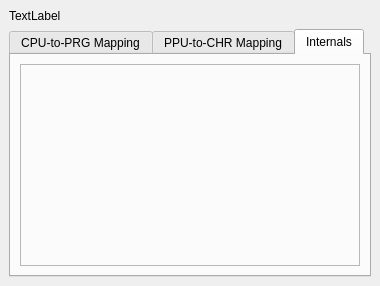
<?xml version="1.0" encoding="UTF-8"?>
<ui version="4.0">
 <class>MapperInformationDockWidget</class>
 <widget class="QDockWidget" name="MapperInformationDockWidget">
  <property name="geometry">
   <rect>
    <x>0</x>
    <y>0</y>
    <width>380</width>
    <height>286</height>
   </rect>
  </property>
  <property name="windowTitle">
   <string>Cartridge Mapper Information</string>
  </property>
  <widget class="QWidget" name="dockWidgetContents">
   <layout class="QGridLayout" name="gridLayout">
    <item row="0" column="0">
     <widget class="QLabel" name="info">
      <property name="frameShape">
       <enum>QFrame::NoFrame</enum>
      </property>
      <property name="frameShadow">
       <enum>QFrame::Sunken</enum>
      </property>
      <property name="lineWidth">
       <number>1</number>
      </property>
      <property name="text">
       <string>TextLabel</string>
      </property>
     </widget>
    </item>
    <item row="1" column="0">
     <widget class="QTabWidget" name="tabWidget">
      <property name="currentIndex">
       <number>2</number>
      </property>
      <widget class="QWidget" name="prgBanking">
       <attribute name="title">
        <string>CPU-to-PRG Mapping</string>
       </attribute>
       <layout class="QGridLayout" name="gridLayout_3">
        <item row="0" column="0">
         <widget class="QLabel" name="label">
          <property name="text">
           <string>8000 - 9FFF:</string>
          </property>
         </widget>
        </item>
        <item row="0" column="1">
         <widget class="QLabel" name="label_2">
          <property name="text">
           <string>A000 - BFFF:</string>
          </property>
         </widget>
        </item>
        <item row="1" column="0">
         <widget class="QLineEdit" name="prg0">
          <property name="readOnly">
           <bool>true</bool>
          </property>
         </widget>
        </item>
        <item row="1" column="1">
         <widget class="QLineEdit" name="prg1">
          <property name="readOnly">
           <bool>true</bool>
          </property>
         </widget>
        </item>
        <item row="2" column="0">
         <widget class="QLabel" name="label_3">
          <property name="text">
           <string>C000 - DFFF:</string>
          </property>
         </widget>
        </item>
        <item row="2" column="1">
         <widget class="QLabel" name="label_4">
          <property name="text">
           <string>E000 - FFFF:</string>
          </property>
         </widget>
        </item>
        <item row="3" column="0">
         <widget class="QLineEdit" name="prg2">
          <property name="readOnly">
           <bool>true</bool>
          </property>
         </widget>
        </item>
        <item row="3" column="1">
         <widget class="QLineEdit" name="prg3">
          <property name="readOnly">
           <bool>true</bool>
          </property>
         </widget>
        </item>
        <item row="4" column="0" colspan="2">
         <spacer name="verticalSpacer">
          <property name="orientation">
           <enum>Qt::Vertical</enum>
          </property>
          <property name="sizeHint" stdset="0">
           <size>
            <width>20</width>
            <height>40</height>
           </size>
          </property>
         </spacer>
        </item>
       </layout>
      </widget>
      <widget class="QWidget" name="chrBanking">
       <attribute name="title">
        <string>PPU-to-CHR Mapping</string>
       </attribute>
       <layout class="QGridLayout" name="gridLayout_2">
        <item row="1" column="1">
         <widget class="QLineEdit" name="chr0">
          <property name="readOnly">
           <bool>true</bool>
          </property>
         </widget>
        </item>
        <item row="1" column="3">
         <widget class="QLineEdit" name="chr1">
          <property name="readOnly">
           <bool>true</bool>
          </property>
         </widget>
        </item>
        <item row="3" column="1">
         <widget class="QLineEdit" name="chr2">
          <property name="readOnly">
           <bool>true</bool>
          </property>
         </widget>
        </item>
        <item row="3" column="3">
         <widget class="QLineEdit" name="chr3">
          <property name="readOnly">
           <bool>true</bool>
          </property>
         </widget>
        </item>
        <item row="5" column="1">
         <widget class="QLineEdit" name="chr4">
          <property name="readOnly">
           <bool>true</bool>
          </property>
         </widget>
        </item>
        <item row="5" column="3">
         <widget class="QLineEdit" name="chr5">
          <property name="readOnly">
           <bool>true</bool>
          </property>
         </widget>
        </item>
        <item row="7" column="1">
         <widget class="QLineEdit" name="chr6">
          <property name="readOnly">
           <bool>true</bool>
          </property>
         </widget>
        </item>
        <item row="7" column="3">
         <widget class="QLineEdit" name="chr7">
          <property name="readOnly">
           <bool>true</bool>
          </property>
         </widget>
        </item>
        <item row="0" column="1">
         <widget class="QLabel" name="label_8">
          <property name="text">
           <string>0000 - 03FF:</string>
          </property>
         </widget>
        </item>
        <item row="0" column="3">
         <widget class="QLabel" name="label_7">
          <property name="text">
           <string>0400 - 07FF:</string>
          </property>
         </widget>
        </item>
        <item row="2" column="1">
         <widget class="QLabel" name="label_5">
          <property name="text">
           <string>0800 - 0BFF</string>
          </property>
         </widget>
        </item>
        <item row="2" column="3">
         <widget class="QLabel" name="label_6">
          <property name="text">
           <string>0C00 - 0FFF:</string>
          </property>
         </widget>
        </item>
        <item row="4" column="1">
         <widget class="QLabel" name="label_9">
          <property name="text">
           <string>1000 - 13FF:</string>
          </property>
         </widget>
        </item>
        <item row="4" column="3">
         <widget class="QLabel" name="label_10">
          <property name="text">
           <string>1400 - 17FF:</string>
          </property>
         </widget>
        </item>
        <item row="6" column="1">
         <widget class="QLabel" name="label_11">
          <property name="text">
           <string>1800 - 1BFF:</string>
          </property>
         </widget>
        </item>
        <item row="6" column="3">
         <widget class="QLabel" name="label_12">
          <property name="text">
           <string>1C00 - 1FFF:</string>
          </property>
         </widget>
        </item>
        <item row="8" column="1" colspan="3">
         <spacer name="verticalSpacer_2">
          <property name="orientation">
           <enum>Qt::Vertical</enum>
          </property>
          <property name="sizeHint" stdset="0">
           <size>
            <width>20</width>
            <height>40</height>
           </size>
          </property>
         </spacer>
        </item>
       </layout>
      </widget>
      <widget class="QWidget" name="internalInfo_2">
       <attribute name="title">
        <string>Internals</string>
       </attribute>
       <layout class="QGridLayout" name="gridLayout_8">
        <item row="0" column="0">
         <widget class="QStackedWidget" name="internalInfo">
          <property name="frameShape">
           <enum>QFrame::StyledPanel</enum>
          </property>
          <property name="currentIndex">
           <number>0</number>
          </property>
          <widget class="QWidget" name="noInternals"/>
          <widget class="QWidget" name="mapper1">
           <layout class="QGridLayout" name="gridLayout_4">
            <item row="0" column="0">
             <widget class="QLabel" name="label_15">
              <property name="text">
               <string>Shift Register:</string>
              </property>
             </widget>
            </item>
            <item row="0" column="1" colspan="2">
             <widget class="QLineEdit" name="shiftRegister">
              <property name="readOnly">
               <bool>true</bool>
              </property>
             </widget>
            </item>
            <item row="0" column="3">
             <widget class="QLabel" name="label_16">
              <property name="text">
               <string>Shift Register Bit:</string>
              </property>
             </widget>
            </item>
            <item row="0" column="4">
             <widget class="QLineEdit" name="shiftRegisterBit">
              <property name="readOnly">
               <bool>true</bool>
              </property>
             </widget>
            </item>
           </layout>
          </widget>
          <widget class="QWidget" name="mapper2"/>
          <widget class="QWidget" name="mapper3"/>
          <widget class="QWidget" name="mapper4">
           <layout class="QGridLayout" name="gridLayout_5">
            <item row="1" column="3" colspan="3">
             <widget class="QLineEdit" name="irqCounter"/>
            </item>
            <item row="2" column="0">
             <widget class="QCheckBox" name="ppuAddrA12">
              <property name="text">
               <string>PPU Address A12 Set</string>
              </property>
              <property name="checkable">
               <bool>true</bool>
              </property>
             </widget>
            </item>
            <item row="1" column="0">
             <widget class="QCheckBox" name="irqEnabled">
              <property name="text">
               <string>IRQ Enabled</string>
              </property>
              <property name="checkable">
               <bool>true</bool>
              </property>
             </widget>
            </item>
            <item row="1" column="1">
             <widget class="QLabel" name="label_18">
              <property name="text">
               <string>IRQ Counter:</string>
              </property>
             </widget>
            </item>
            <item row="2" column="1">
             <widget class="QLabel" name="label_20">
              <property name="text">
               <string>Last A12 transition:</string>
              </property>
             </widget>
            </item>
            <item row="2" column="3" colspan="3">
             <widget class="QLineEdit" name="lastA12Cycle"/>
            </item>
            <item row="0" column="0">
             <widget class="QCheckBox" name="irqAsserted">
              <property name="text">
               <string>IRQ Asserted</string>
              </property>
             </widget>
            </item>
            <item row="0" column="1">
             <widget class="QLabel" name="label_19">
              <property name="text">
               <string>IRQ Reload Value:</string>
              </property>
             </widget>
            </item>
            <item row="0" column="3" colspan="3">
             <widget class="QLineEdit" name="irqReload"/>
            </item>
            <item row="3" column="0" colspan="6">
             <spacer name="verticalSpacer_3">
              <property name="orientation">
               <enum>Qt::Vertical</enum>
              </property>
              <property name="sizeHint" stdset="0">
               <size>
                <width>20</width>
                <height>40</height>
               </size>
              </property>
             </spacer>
            </item>
           </layout>
          </widget>
          <widget class="QWidget" name="mapper5"/>
          <widget class="QWidget" name="mapper6"/>
          <widget class="QWidget" name="mapper7"/>
          <widget class="QWidget" name="mapper8"/>
          <widget class="QWidget" name="mapper9"/>
          <widget class="QWidget" name="mapper10"/>
          <widget class="QWidget" name="mapper11"/>
         </widget>
        </item>
       </layout>
      </widget>
     </widget>
    </item>
   </layout>
  </widget>
 </widget>
 <resources/>
 <connections/>
</ui>
